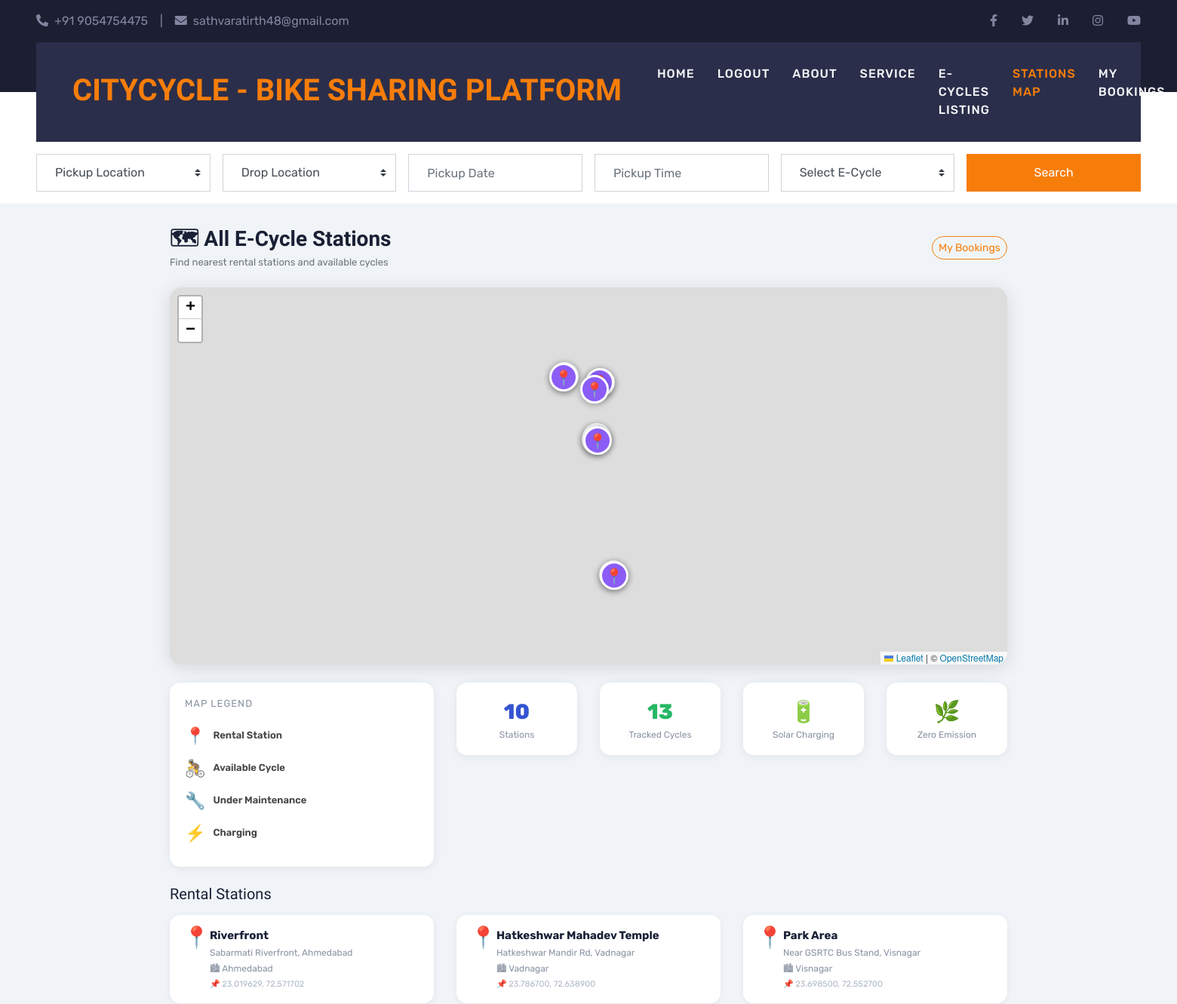
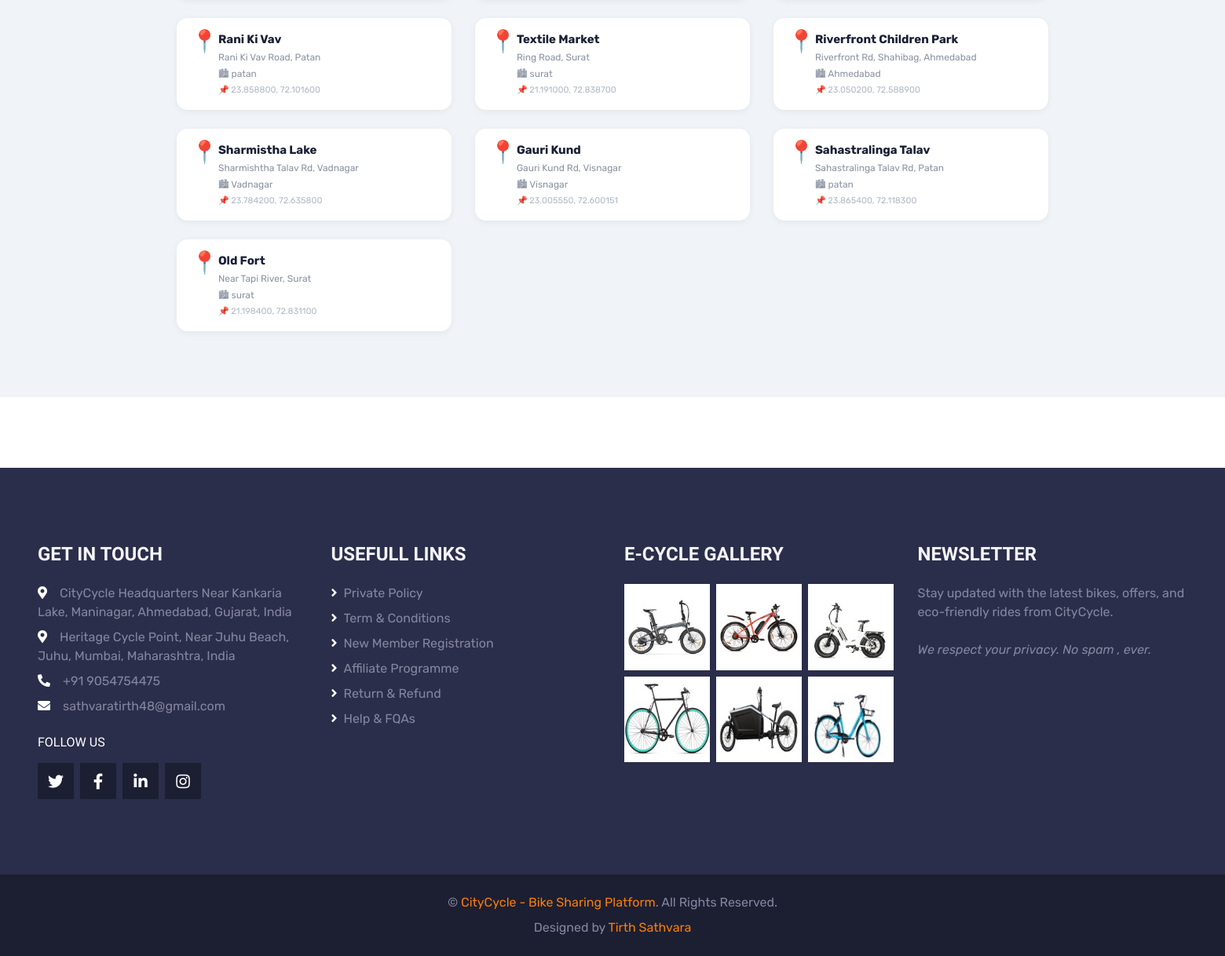
The page /map/ (signed in) on the database its author committed (2 pictures, top to bottom).
### app_modules/adminapp/models.py (models this page shows, shortened)
class RentalLocation(models.Model):
    city = models.ForeignKey(City, on_delete=models.CASCADE)
    location_name = models.CharField(max_length=255)
    address = models.CharField(max_length=255)
    created_at = models.DateField()
    latitude  = models.DecimalField(max_digits=9, decimal_places=6, null=True, blank=True, help_text='e.g. 23.022505')
    longitude = models.DecimalField(max_digits=9, decimal_places=6, null=True, blank=True, help_text='e.g. 72.571362')

class City(models.Model):
    city_name = models.CharField(max_length=255)
    created_at = models.DateField()

### app_modules/userapp/views.py (the view)
# urls.py: path('map/', views.all_cycles_map, name='all_cycles_map'),
@login_required
def all_cycles_map(request):
    all_locations = RentalLocation.objects.all()
    all_vehicles  = CycleTracking.objects.select_related('vehicle').all()
    context = {
        'all_locations': all_locations,
        'all_vehicles': all_vehicles,
    }
    return render(request, 'userapp/cycles_map.html', context)

### templates/userapp/cycles_map.html (shortened to what this page needs)
{% extends 'userapp/master.html' %}
{% load static %}
{% block content %}
<link rel="stylesheet" href="https://unpkg.com/leaflet@1.9.4/dist/leaflet.css" />
<div class="map-page">
  <div class="container">
    <div class="d-flex align-items-center justify-content-between mb-4">
      <div>
        <h3 class="fw-bold mb-1" style="color:#1a2035">🗺 All E-Cycle Stations</h3>
        <p class="text-muted mb-0" style="font-size:13px">Find nearest rental stations and available cycles</p>
      </div>
      {% if user.is_authenticated %}
      <a href="{% url 'list_Booking_user' %}" class="btn btn-outline-primary btn-sm rounded-pill">My Bookings</a>
      {% endif %}
    </div>
    <div class="mb-4">
      <div id="full-map"></div>
    </div>
    <div class="row g-3 mb-4">
      <div class="col-md-4">
        <div class="legend-card">
          <p class="fw-bold mb-3" style="font-size:13px;color:#8a93a2;text-transform:uppercase;letter-spacing:1px">Map Legend</p>
          <div class="legend-item"><span style="font-size:22px">📍</span> Rental Station</div>
          <div class="legend-item"><span style="font-size:22px">🚴</span> Available Cycle</div>
          <div class="legend-item"><span style="font-size:22px">🔧</span> Under Maintenance</div>
          <div class="legend-item"><span style="font-size:22px">⚡</span> Charging</div>
        </div>
      </div>
      <div class="col-md-8">
        <div class="row g-3">
          <div class="col-6 col-md-3">
            <div class="legend-card text-center">
              <div style="font-size:28px;font-weight:800;color:#3454d1">{{ all_locations|length }}</div>
              <div style="font-size:12px;color:#8a93a2">Stations</div>
            </div>
          </div>
          <div class="col-6 col-md-3">
            <div class="legend-card text-center">
              {% with avail=all_vehicles|length %}
              <div style="font-size:28px;font-weight:800;color:#25b865">{{ avail }}</div>
              {% endwith %}
              <div style="font-size:12px;color:#8a93a2">Tracked Cycles</div>
            </div>
          </div>
          <div class="col-6 col-md-3">
            <div class="legend-card text-center">
              <div style="font-size:28px;font-weight:800;color:#f59e0b">🔋</div>
              <div style="font-size:12px;color:#8a93a2">Solar Charging</div>
            </div>
          </div>
          <div class="col-6 col-md-3">
            <div class="legend-card text-center">
              <div style="font-size:28px;font-weight:800;color:#8b5cf6">🌿</div>
              <div style="font-size:12px;color:#8a93a2">Zero Emission</div>
            </div>
          </div>
        </div>
      </div>
    </div>
    {% if all_locations %}
    <h5 class="fw-bold mb-3" style="color:#1a2035">Rental Stations</h5>
    <div class="row g-3">
      {% for loc in all_locations %}
      <div class="col-md-6 col-lg-4 mb-4">
        <div class="station-card">
          <div class="d-flex align-items-start gap-3">
            <div style="font-size:28px;line-height:1">📍</div>
            <div class="flex-grow-1">
              <div style="font-weight:700;color:#1a2035;font-size:15px">{{ loc.location_name }}</div>
              <div style="font-size:12px;color:#8a93a2;margin-top:3px">{{ loc.address }}</div>
              <div style="font-size:12px;color:#8a93a2;margin-top:3px">🏙 {{ loc.city.city_name }}</div>
              {% if loc.latitude and loc.longitude %}
              <div style="font-size:11px;color:#b0b9c6;margin-top:4px">
                📌 {{ loc.latitude }}, {{ loc.longitude }}
              </div>
              {% else %}
              <div style="font-size:11px;color:#f59e0b;margin-top:4px">⚠ Coordinates not set</div>
              {% endif %}
            </div>
          </div>
        </div>
      </div>
      {% endfor %}
    </div>
    {% else %}
    <div class="text-center py-5" style="background:#fff;border-radius:16px">
      <div style="font-size:56px">📍</div>
      <h5 class="mt-3 fw-bold">No stations added yet</h5>
      <p class="text-muted">Admin se stations add karwao with lat/lng coordinates</p>
    </div>
    {% endif %}
  </div>
</div>
{% endblock %}

### static/userapp/css/style.css (style rules this page uses)
:root { --primary: #F77D0A; --secondary: #2B2E4A; --light: #F4F5F8; --dark: #1C1E32; }
h3, h4, .font-weight-semi-bold { font-weight: 600 !important; }
h5, h6, .font-weight-medium { font-weight: 500 !important; }

### templates/userapp/cycles_map.html (style rules this page uses)
.map-page { background:#f0f4f8; min-height:100vh; padding:30px 0 60px; }
#full-map { height:500px; border-radius:16px; box-shadow:0 4px 24px rgba(0,0,0,.12); }
.legend-card { background:#fff; border-radius:14px; padding:18px 20px; box-shadow:0 2px 12px rgba(0,0,0,.07); }
.legend-item { display:flex; align-items:center; gap:10px; margin-bottom:10px; font-size:13px; font-weight:600; color:#444; }
.station-card { background:#fff; border-radius:14px; padding:16px 18px; box-shadow:0 2px 8px rgba(0,0,0,.06); transition:.2s; }

### rows shown on the page
RentalLocation: location_name "Riverfront", address "Sabarmati Riverfront, Ahmedabad", city.city_name "Ahmedabad", latitude "23.019629", longitude "72.571702"
RentalLocation: location_name "Hatkeshwar Mahadev Temple", address "Hatkeshwar Mandir Rd, Vadnagar", city.city_name "Vadnagar", latitude "23.786700", longitude "72.638900"
RentalLocation: location_name "Park Area", address "Near GSRTC Bus Stand, Visnagar", city.city_name "Visnagar", latitude "23.698500", longitude "72.552700"
RentalLocation: location_name "Rani Ki Vav", address "Rani Ki Vav Road, Patan", city.city_name "patan", latitude "23.858800", longitude "72.101600"
RentalLocation: location_name "Textile Market", address "Ring Road, Surat", city.city_name "surat", latitude "21.191000", longitude "72.838700"
RentalLocation: location_name "Riverfront Children Park", address "Riverfront Rd, Shahibag, Ahmedabad", city.city_name "Ahmedabad", latitude "23.050200", longitude "72.588900"
RentalLocation: location_name "Sharmistha Lake", address "Sharmishtha Talav Rd, Vadnagar", city.city_name "Vadnagar", latitude "23.784200", longitude "72.635800"
RentalLocation: location_name "Gauri Kund", address "Gauri Kund Rd, Visnagar", city.city_name "Visnagar", latitude "23.005550", longitude "72.600151"
RentalLocation: location_name "Sahastralinga Talav", address "Sahastralinga Talav Rd, Patan", city.city_name "patan", latitude "23.865400", longitude "72.118300"
RentalLocation: location_name "Old Fort", address "Near Tapi River, Surat", city.city_name "surat", latitude "21.198400", longitude "72.831100"

### other values the page prints
{{ all_locations|length }} "10"
{{ avail }} "13"
